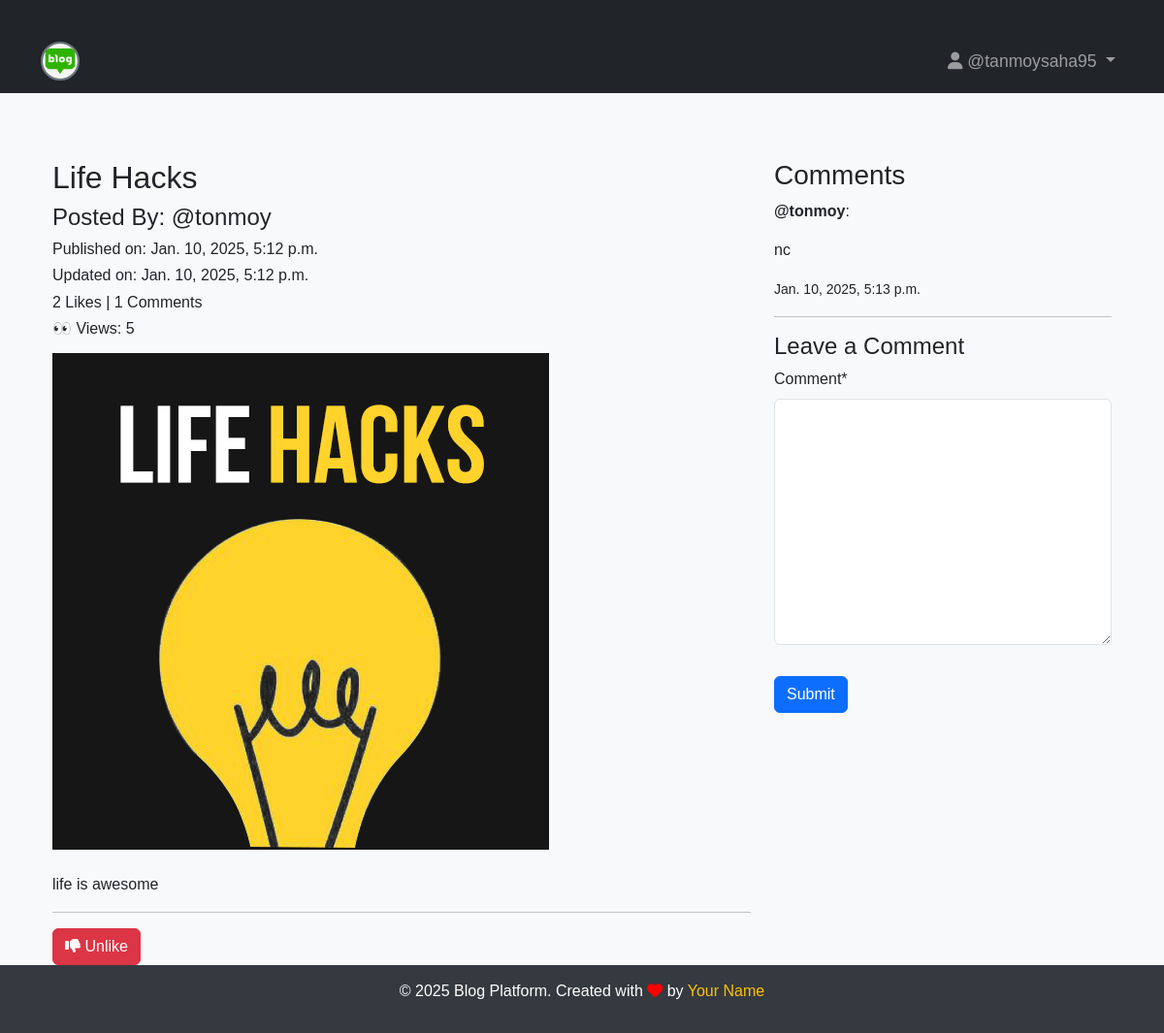
The app's page /blog/blog_details/life-hacks-fa40ad93-d866-4bd5-b114-a8713f70a61b/ (signed in) with its own data.
### App_Blog/models.py (models this page shows, shortened)
class Blog(models.Model):
    author = models.ForeignKey(User,on_delete=models.CASCADE,related_name='post_author')
    blog_title = models.CharField(max_length=100,verbose_name='Put a Title')
    slug=models.SlugField(max_length=264,unique=True)
    blog_content = models.TextField(verbose_name='What is in your mind?')
    blog_image=models.ImageField(upload_to='blog_image',verbose_name='Image')
    created_at = models.DateTimeField(auto_now_add=True)
    updated_at = models.DateTimeField(auto_now=True)
    publish_date = models.DateTimeField(auto_now_add=True)
    view_count = models.PositiveIntegerField(default=0)
    class Meta:
        ordering = ['-publish_date']

class Comment(models.Model):
    blog = models.ForeignKey(Blog,on_delete=models.CASCADE,related_name='blog_comment')
    user = models.ForeignKey(User, on_delete=models.CASCADE,related_name='user_comment')
    comment = models.TextField()
    comment_date = models.DateTimeField(auto_now_add=True)
    class Meta:
        ordering = ['-comment_date']

### App_Blog/views.py (the view, shortened to what this page needs)
# urls.py: path('blog_details/<slug:slug>/',views.blog_details,name='blog_details'),
@login_required
def blog_details(request, slug):
    try:
        blog = Blog.objects.get(slug=slug)
    except Blog.DoesNotExist:
        return HttpResponseRedirect(reverse('App_Blog:blog_list'))
    if request.user != blog.author:
        blog.view_count += 1
        blog.save(update_fields=['view_count'])
    comment_form = CommentForm()
    already_liked = Likes.objects.filter(blog=blog, user=request.user)
    liked = bool(already_liked)
    return render(request, 'App_Blog/blog_details.html', {
        'blog': blog,
        'comment_form': comment_form,
        'liked': liked
    })

### App_Blog/forms.py
class CommentForm(forms.ModelForm):
    class Meta:
        model = Comment
        fields = ('comment',)

### templates/App_Blog/blog_details.html (shortened to what this page needs)
{% extends "base.html" %}
{% load crispy_forms_tags %}
{% block body_block %}
<div class="container mt-5">
    <div class="row">
        <div class="col-sm-12 col-md-8">
            <div class="blog-header">
                <h2>{{ blog.blog_title }}</h2>
                <h4>Posted By: @{{ blog.author }}</h4>
                <h6>Published on: {{ blog.publish_date }}</h6>
                <h6>Updated on: {{ blog.updated_at }}</h6>
                <h6>{{ blog.liked_blog.count }} Likes | {{ blog.blog_comment.count }} Comments</h6>
                <h6>👀 Views: {{ blog.view_count }}</h6>
            </div>
            <div class="blog-image mt-3">
                <img src="/media/{{ blog.blog_image }}" class="img-fluid" alt="{{ blog.blog_title }}">
            </div>
            <div class="blog-content mt-4">
                <p>{{ blog.blog_content|linebreaks }}</p>
            </div>
            <hr>
            <div class="like-button">
                {% if not liked %}
                    <a href="{% url 'App_Blog:liked_post' blog.pk %}" class="btn btn-success">
                        <i class="fa-solid fa-thumbs-up"></i> Like
                    </a>
                {% else %}
                    <a href="{% url 'App_Blog:unliked_post' blog.pk %}" class="btn btn-danger">
                        <i class="fa-solid fa-thumbs-down"></i> Unlike
                    </a>
                {% endif %}
            </div>
        </div>
        <div class="col-sm-12 col-md-4">
            <div class="comments-section">
                <h3>Comments</h3>
                {% for comment in blog.blog_comment.all %}
                    <div class="comment-item mb-3">
                        <p><strong>@{{ comment.user }}</strong>:</p>
                        <p>{{ comment.comment }}</p>
                        <small>{{ comment.comment_date }}</small>
                    </div>
                {% endfor %}
            </div>
            <hr>
            <div class="comment-form">
                <h4>Leave a Comment</h4>
                <form action="" method="POST">
                    {{ comment_form|crispy }}
                    <button type="submit" class="btn btn-primary mt-3">Submit</button>
                </form>
            </div>
        </div>
    </div>
</div>
{% endblock %}

### templates/base.html (shortened to what this page needs)
<!DOCTYPE html>
<html lang="en">
<head>
    <link rel="stylesheet" href="https://cdn.jsdelivr.net/npm/bootstrap@5.3.0/dist/css/bootstrap.min.css">
    <link rel="stylesheet" href="https://cdnjs.cloudflare.com/ajax/libs/font-awesome/6.5.0/css/all.min.css">
</head>
<body>
    <nav class="navbar navbar-expand-lg navbar-dark bg-dark fixed-top">
        <div class="container">
            <a class="navbar-brand" href="{% url 'index' %}">
                <img src="/media/logo.jpg" width="40" alt="Logo">
            </a>
            <div class="collapse navbar-collapse" id="navbarNav">
                <ul class="navbar-nav ms-auto">
                    {% if user.is_authenticated %}
                        <li class="nav-item dropdown">
                            <a class="nav-link dropdown-toggle" href="#" id="navbarDropdown" role="button" data-bs-toggle="dropdown" aria-expanded="false">
                                <i class="fa-solid fa-user"></i> @{{ user.username }}
                            </a>
                        </li>
                    {% endif %}
                </ul>
            </div>
        </div>
    </nav>
    <div class="container">
        {% block body_block %}
        {% endblock %}
    </div>
    <footer>
        <p>&copy; 2025 Blog Platform. Created with <i class="fa-solid fa-heart" style="color: red;"></i> by <a href="#">Your Name</a></p>
    </footer>
</body>
</html>

### templates/base.html (style rules this page uses)
body { font-family: 'Arial', sans-serif; background-color: #f8f9fa; padding-top: 56px; }
.navbar-brand img { border-radius: 50%; border: 2px solid #6c757d; }
.navbar-nav .nav-item .nav-link { font-size: 1.1em; font-weight: 500; }
.container { padding-top: 30px; }
footer { background-color: #343a40; color: white; padding: 15px 0; text-align: center; }
footer a { color: #ffc107; text-decoration: none; }

### records on screen
Blog: blog_title "Life Hacks", author "tonmoy", publish_date "Jan. 10, 2025, 5:12 p.m.", updated_at "Jan. 10, 2025, 5:12 p.m.", liked_blog.count "2", blog_comment.count "1", view_count "5", blog_image (picture), blog_content "life is awesome"
Comment: user "tonmoy", comment "nc", comment_date "Jan. 10, 2025, 5:13 p.m."

### other values on screen
{{ user.username }} "tanmoysaha95"
